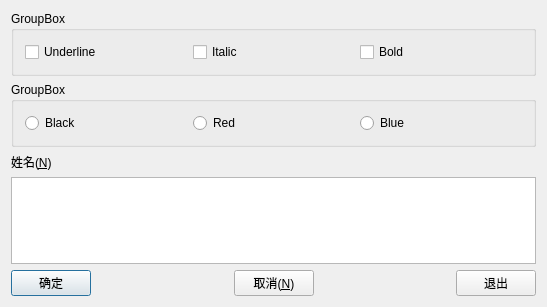
<?xml version="1.0" encoding="UTF-8"?>
<ui version="4.0">
 <class>QWDialog</class>
 <widget class="QDialog" name="QWDialog">
  <property name="geometry">
   <rect>
    <x>0</x>
    <y>0</y>
    <width>547</width>
    <height>307</height>
   </rect>
  </property>
  <property name="windowTitle">
   <string>QWDialog</string>
  </property>
  <layout class="QVBoxLayout" name="verticalLayout">
   <item>
    <widget class="QGroupBox" name="groupBox">
     <property name="title">
      <string>GroupBox</string>
     </property>
     <layout class="QHBoxLayout" name="horizontalLayout_2">
      <item>
       <widget class="QCheckBox" name="chkBoxUnder">
        <property name="text">
         <string>Underline</string>
        </property>
       </widget>
      </item>
      <item>
       <widget class="QCheckBox" name="chkBoxItalic">
        <property name="text">
         <string>Italic</string>
        </property>
       </widget>
      </item>
      <item>
       <widget class="QCheckBox" name="chkBoxBold">
        <property name="text">
         <string>Bold</string>
        </property>
       </widget>
      </item>
     </layout>
    </widget>
   </item>
   <item>
    <widget class="QGroupBox" name="groupBox_2">
     <property name="title">
      <string>GroupBox</string>
     </property>
     <layout class="QHBoxLayout" name="horizontalLayout_3">
      <item>
       <widget class="QRadioButton" name="rBtnBlack">
        <property name="text">
         <string>Black</string>
        </property>
       </widget>
      </item>
      <item>
       <widget class="QRadioButton" name="rBtnRed">
        <property name="text">
         <string>Red</string>
        </property>
       </widget>
      </item>
      <item>
       <widget class="QRadioButton" name="rBtnBlue">
        <property name="text">
         <string>Blue</string>
        </property>
       </widget>
      </item>
     </layout>
    </widget>
   </item>
   <item>
    <widget class="QLabel" name="label">
     <property name="text">
      <string>姓名(&amp;N)</string>
     </property>
     <property name="buddy">
      <cstring>plainTextEdit</cstring>
     </property>
    </widget>
   </item>
   <item>
    <widget class="QPlainTextEdit" name="plainTextEdit">
     <property name="enabled">
      <bool>true</bool>
     </property>
    </widget>
   </item>
   <item>
    <layout class="QHBoxLayout" name="horizontalLayout">
     <item>
      <widget class="QPushButton" name="btnOk">
       <property name="text">
        <string>确定</string>
       </property>
      </widget>
     </item>
     <item>
      <spacer name="horizontalSpacer">
       <property name="orientation">
        <enum>Qt::Horizontal</enum>
       </property>
       <property name="sizeHint" stdset="0">
        <size>
         <width>40</width>
         <height>20</height>
        </size>
       </property>
      </spacer>
     </item>
     <item>
      <widget class="QPushButton" name="btnCancle">
       <property name="text">
        <string>取消(&amp;N)</string>
       </property>
      </widget>
     </item>
     <item>
      <spacer name="horizontalSpacer_2">
       <property name="orientation">
        <enum>Qt::Horizontal</enum>
       </property>
       <property name="sizeHint" stdset="0">
        <size>
         <width>40</width>
         <height>20</height>
        </size>
       </property>
      </spacer>
     </item>
     <item>
      <widget class="QPushButton" name="btnClose">
       <property name="text">
        <string>退出</string>
       </property>
      </widget>
     </item>
    </layout>
   </item>
  </layout>
 </widget>
 <layoutdefault spacing="6" margin="11"/>
 <tabstops>
  <tabstop>chkBoxUnder</tabstop>
  <tabstop>chkBoxItalic</tabstop>
  <tabstop>chkBoxBold</tabstop>
  <tabstop>rBtnBlack</tabstop>
  <tabstop>rBtnRed</tabstop>
  <tabstop>rBtnBlue</tabstop>
  <tabstop>plainTextEdit</tabstop>
  <tabstop>btnOk</tabstop>
  <tabstop>btnCancle</tabstop>
  <tabstop>btnClose</tabstop>
 </tabstops>
 <resources/>
 <connections>
  <connection>
   <sender>btnCancle</sender>
   <signal>clicked()</signal>
   <receiver>QWDialog</receiver>
   <slot>reject()</slot>
   <hints>
    <hint type="sourcelabel">
     <x>274</x>
     <y>276</y>
    </hint>
    <hint type="destinationlabel">
     <x>213</x>
     <y>284</y>
    </hint>
   </hints>
  </connection>
  <connection>
   <sender>btnClose</sender>
   <signal>clicked()</signal>
   <receiver>QWDialog</receiver>
   <slot>close()</slot>
   <hints>
    <hint type="sourcelabel">
     <x>502</x>
     <y>276</y>
    </hint>
    <hint type="destinationlabel">
     <x>448</x>
     <y>278</y>
    </hint>
   </hints>
  </connection>
  <connection>
   <sender>btnOk</sender>
   <signal>clicked()</signal>
   <receiver>QWDialog</receiver>
   <slot>accept()</slot>
   <hints>
    <hint type="sourcelabel">
     <x>47</x>
     <y>280</y>
    </hint>
    <hint type="destinationlabel">
     <x>106</x>
     <y>281</y>
    </hint>
   </hints>
  </connection>
 </connections>
</ui>
